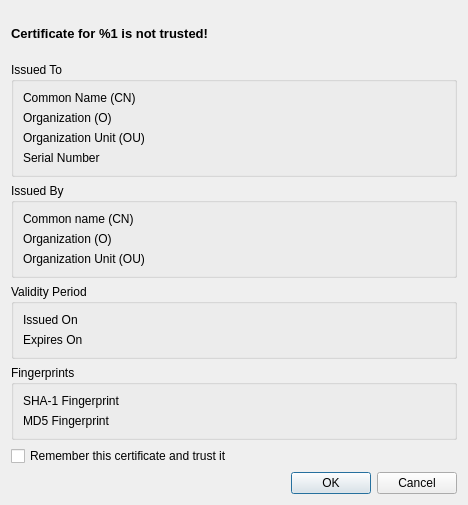
<?xml version="1.0" encoding="UTF-8"?>
<ui version="4.0">
 <class>CertificateTrustDialog</class>
 <widget class="QDialog" name="CertificateTrustDialog">
  <property name="geometry">
   <rect>
    <x>0</x>
    <y>0</y>
    <width>468</width>
    <height>505</height>
   </rect>
  </property>
  <property name="windowTitle">
   <string>Untrusted certificate</string>
  </property>
  <property name="windowIcon">
   <iconset resource="../HaveClip.qrc">
    <normaloff>:/gfx/HaveClip_128.png</normaloff>:/gfx/HaveClip_128.png</iconset>
  </property>
  <layout class="QVBoxLayout" name="verticalLayout">
   <item>
    <widget class="QLabel" name="errorLabel">
     <property name="text">
      <string>&lt;!DOCTYPE HTML PUBLIC &quot;-//W3C//DTD HTML 4.0//EN&quot; &quot;http://www.w3.org/TR/REC-html40/strict.dtd&quot;&gt;
&lt;html&gt;&lt;head&gt;&lt;meta name=&quot;qrichtext&quot; content=&quot;1&quot; /&gt;&lt;style type=&quot;text/css&quot;&gt;
p, li { white-space: pre-wrap; }
&lt;/style&gt;&lt;/head&gt;&lt;body style=&quot; font-family:'Sans'; font-size:10pt; font-weight:400; font-style:normal;&quot;&gt;
&lt;p style=&quot; margin-top:0px; margin-bottom:0px; margin-left:0px; margin-right:0px; -qt-block-indent:0; text-indent:0px;&quot;&gt;&lt;span style=&quot; font-weight:600;&quot;&gt;Certificate for %1 is not trusted!&lt;/span&gt;&lt;/p&gt;&lt;/body&gt;&lt;/html&gt;</string>
     </property>
     <property name="textInteractionFlags">
      <set>Qt::LinksAccessibleByMouse|Qt::TextSelectableByKeyboard|Qt::TextSelectableByMouse</set>
     </property>
    </widget>
   </item>
   <item>
    <widget class="QGroupBox" name="groupBox">
     <property name="title">
      <string>Issued To</string>
     </property>
     <layout class="QGridLayout" name="gridLayout" columnstretch="0,1" columnminimumwidth="200,0">
      <item row="0" column="0">
       <widget class="QLabel" name="label">
        <property name="text">
         <string>Common Name (CN)</string>
        </property>
       </widget>
      </item>
      <item row="0" column="1">
       <widget class="QLabel" name="toCommonNameLabel">
        <property name="text">
         <string/>
        </property>
        <property name="textInteractionFlags">
         <set>Qt::LinksAccessibleByMouse|Qt::TextSelectableByKeyboard|Qt::TextSelectableByMouse</set>
        </property>
       </widget>
      </item>
      <item row="1" column="0">
       <widget class="QLabel" name="label_2">
        <property name="text">
         <string>Organization (O)</string>
        </property>
       </widget>
      </item>
      <item row="1" column="1">
       <widget class="QLabel" name="toOrgLabel">
        <property name="text">
         <string/>
        </property>
        <property name="textInteractionFlags">
         <set>Qt::LinksAccessibleByMouse|Qt::TextSelectableByKeyboard|Qt::TextSelectableByMouse</set>
        </property>
       </widget>
      </item>
      <item row="2" column="0">
       <widget class="QLabel" name="label_3">
        <property name="text">
         <string>Organization Unit (OU)</string>
        </property>
       </widget>
      </item>
      <item row="2" column="1">
       <widget class="QLabel" name="toOrgUnitLabel">
        <property name="text">
         <string/>
        </property>
        <property name="textInteractionFlags">
         <set>Qt::LinksAccessibleByMouse|Qt::TextSelectableByKeyboard|Qt::TextSelectableByMouse</set>
        </property>
       </widget>
      </item>
      <item row="3" column="0">
       <widget class="QLabel" name="label_4">
        <property name="text">
         <string>Serial Number</string>
        </property>
       </widget>
      </item>
      <item row="3" column="1">
       <widget class="QLabel" name="serialLabel">
        <property name="text">
         <string/>
        </property>
        <property name="textInteractionFlags">
         <set>Qt::LinksAccessibleByMouse|Qt::TextSelectableByKeyboard|Qt::TextSelectableByMouse</set>
        </property>
       </widget>
      </item>
     </layout>
    </widget>
   </item>
   <item>
    <widget class="QGroupBox" name="groupBox_2">
     <property name="title">
      <string>Issued By</string>
     </property>
     <layout class="QGridLayout" name="gridLayout_2" columnstretch="0,1" columnminimumwidth="200,0">
      <item row="0" column="0">
       <widget class="QLabel" name="label_5">
        <property name="text">
         <string>Common name (CN)</string>
        </property>
       </widget>
      </item>
      <item row="0" column="1">
       <widget class="QLabel" name="byCommonNameLabel">
        <property name="text">
         <string/>
        </property>
        <property name="textInteractionFlags">
         <set>Qt::LinksAccessibleByMouse|Qt::TextSelectableByKeyboard|Qt::TextSelectableByMouse</set>
        </property>
       </widget>
      </item>
      <item row="1" column="0">
       <widget class="QLabel" name="label_6">
        <property name="text">
         <string>Organization (O)</string>
        </property>
       </widget>
      </item>
      <item row="1" column="1">
       <widget class="QLabel" name="byOrgLabel">
        <property name="text">
         <string/>
        </property>
        <property name="textInteractionFlags">
         <set>Qt::LinksAccessibleByMouse|Qt::TextSelectableByKeyboard|Qt::TextSelectableByMouse</set>
        </property>
       </widget>
      </item>
      <item row="2" column="0">
       <widget class="QLabel" name="label_7">
        <property name="text">
         <string>Organization Unit (OU)</string>
        </property>
       </widget>
      </item>
      <item row="2" column="1">
       <widget class="QLabel" name="byOrgUnitLabel">
        <property name="text">
         <string/>
        </property>
        <property name="textInteractionFlags">
         <set>Qt::LinksAccessibleByMouse|Qt::TextSelectableByKeyboard|Qt::TextSelectableByMouse</set>
        </property>
       </widget>
      </item>
     </layout>
    </widget>
   </item>
   <item>
    <widget class="QGroupBox" name="groupBox_3">
     <property name="title">
      <string>Validity Period</string>
     </property>
     <layout class="QGridLayout" name="gridLayout_3" columnstretch="0,1" columnminimumwidth="200,0">
      <item row="0" column="0">
       <widget class="QLabel" name="label_8">
        <property name="text">
         <string>Issued On</string>
        </property>
       </widget>
      </item>
      <item row="0" column="1">
       <widget class="QLabel" name="issuedOnLabel">
        <property name="text">
         <string/>
        </property>
        <property name="textInteractionFlags">
         <set>Qt::LinksAccessibleByMouse|Qt::TextSelectableByKeyboard|Qt::TextSelectableByMouse</set>
        </property>
       </widget>
      </item>
      <item row="1" column="0">
       <widget class="QLabel" name="label_9">
        <property name="text">
         <string>Expires On</string>
        </property>
       </widget>
      </item>
      <item row="1" column="1">
       <widget class="QLabel" name="expiresLabel">
        <property name="text">
         <string/>
        </property>
        <property name="textInteractionFlags">
         <set>Qt::LinksAccessibleByMouse|Qt::TextSelectableByKeyboard|Qt::TextSelectableByMouse</set>
        </property>
       </widget>
      </item>
     </layout>
    </widget>
   </item>
   <item>
    <widget class="QGroupBox" name="groupBox_4">
     <property name="title">
      <string>Fingerprints</string>
     </property>
     <layout class="QGridLayout" name="gridLayout_4" columnstretch="0,1" columnminimumwidth="200,0">
      <item row="0" column="0">
       <widget class="QLabel" name="label_10">
        <property name="text">
         <string>SHA-1 Fingerprint</string>
        </property>
       </widget>
      </item>
      <item row="0" column="1">
       <widget class="QLabel" name="sha1FingerLabel">
        <property name="text">
         <string/>
        </property>
        <property name="textInteractionFlags">
         <set>Qt::LinksAccessibleByMouse|Qt::TextSelectableByKeyboard|Qt::TextSelectableByMouse</set>
        </property>
       </widget>
      </item>
      <item row="1" column="0">
       <widget class="QLabel" name="label_11">
        <property name="text">
         <string>MD5 Fingerprint</string>
        </property>
       </widget>
      </item>
      <item row="1" column="1">
       <widget class="QLabel" name="md5FingerLabel">
        <property name="text">
         <string/>
        </property>
        <property name="textInteractionFlags">
         <set>Qt::LinksAccessibleByMouse|Qt::TextSelectableByKeyboard|Qt::TextSelectableByMouse</set>
        </property>
       </widget>
      </item>
     </layout>
    </widget>
   </item>
   <item>
    <widget class="QCheckBox" name="rememberCheckBox">
     <property name="text">
      <string>Remember this certificate and trust it</string>
     </property>
    </widget>
   </item>
   <item>
    <widget class="QDialogButtonBox" name="buttonBox">
     <property name="orientation">
      <enum>Qt::Horizontal</enum>
     </property>
     <property name="standardButtons">
      <set>QDialogButtonBox::Cancel|QDialogButtonBox::Ok</set>
     </property>
    </widget>
   </item>
  </layout>
 </widget>
 <resources>
  <include location="../HaveClip.qrc"/>
 </resources>
 <connections>
  <connection>
   <sender>buttonBox</sender>
   <signal>accepted()</signal>
   <receiver>CertificateTrustDialog</receiver>
   <slot>accept()</slot>
   <hints>
    <hint type="sourcelabel">
     <x>248</x>
     <y>254</y>
    </hint>
    <hint type="destinationlabel">
     <x>157</x>
     <y>274</y>
    </hint>
   </hints>
  </connection>
  <connection>
   <sender>buttonBox</sender>
   <signal>rejected()</signal>
   <receiver>CertificateTrustDialog</receiver>
   <slot>reject()</slot>
   <hints>
    <hint type="sourcelabel">
     <x>316</x>
     <y>260</y>
    </hint>
    <hint type="destinationlabel">
     <x>286</x>
     <y>274</y>
    </hint>
   </hints>
  </connection>
 </connections>
</ui>
